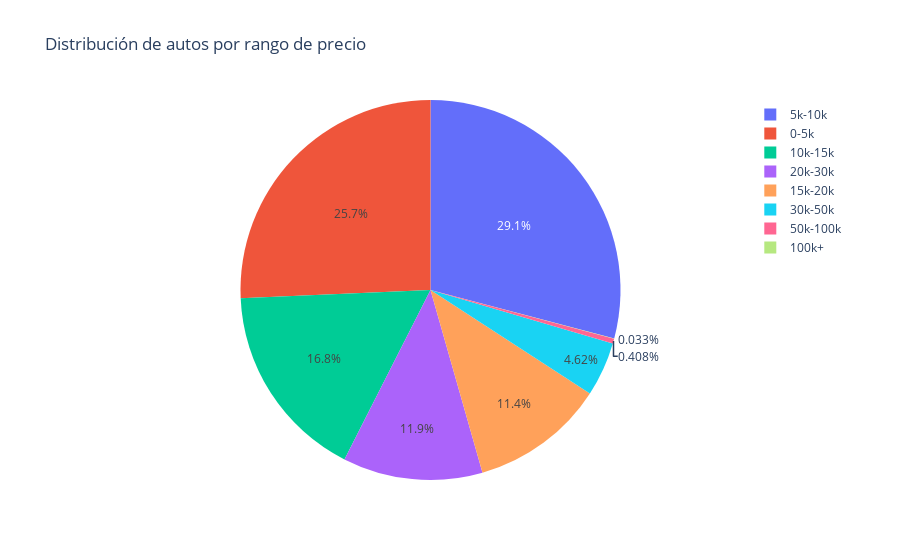

The notebook cell this image was saved under:
### Markdown cell above
Analizamos la distribución de precios

### Code cell
#Analizamos la distribución de precios

# Crear rangos de precio (bins), por ejemplo cada 5000 unidades monetarias
bins = [0, 5000, 10000, 15000, 20000, 30000, 50000, 100000, df['price'].max()]
# Crear etiquetas para cada rango
labels = ['0-5k', '5k-10k', '10k-15k', '15k-20k', '20k-30k', '30k-50k', '50k-100k', '100k+']
# Categorizar precios en rangos
df['price_range'] = pd.cut(df['price'], bins=bins, labels=labels, include_lowest=True)
# Contar cantidad de autos por rango
price_counts = df['price_range'].value_counts().sort_index()
# Crear gráfico de pastel
fig = px.pie(
    values=price_counts.values,
    names=price_counts.index,
    title='Distribución de autos por rango de precio'
)
fig.show()

### Figure 1 — Plotly figure (JSON) as saved in the notebook; plotly's stock layout.template omitted (floating-point values rounded to 4 significant figures)
{"data": [{"domain": {"x": [0, 1], "y": [0, 1]}, "hovertemplate": "label=%{label}<br>value=%{value}<extra></extra>", "labels": ["0-5k", "5k-10k", "10k-15k", "15k-20k", "20k-30k", "30k-50k", "50k-100k", "100k+"], "legendgroup": "", "name": "", "showlegend": true, "type": "pie", "values": [13233, 14993, 8675, 5889, 6129, 2379, 210, 17]}], "layout": {"legend": {"tracegroupgap": 0}, "title": {"text": "Distribución de autos por rango de precio"}}}
